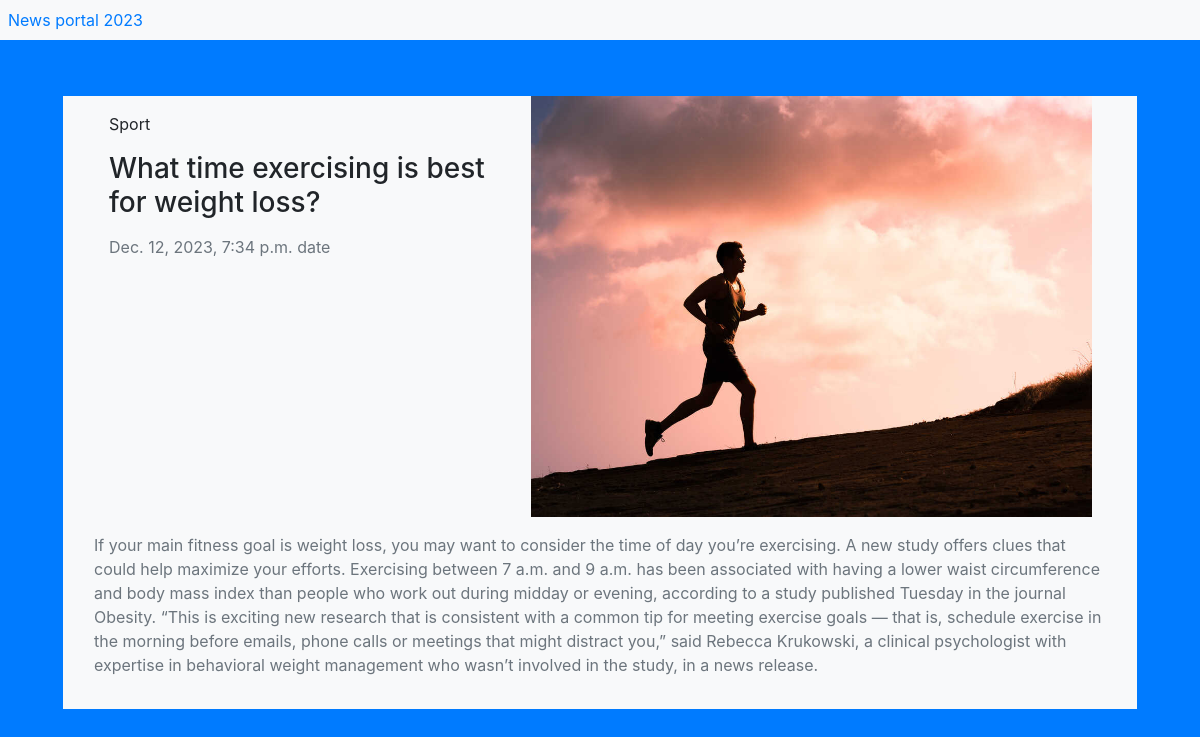
The app's page /article/2 with its own data.
### news/models.py (models this page shows, shortened)
class News(models.Model):
    title = models.CharField(max_length=50)
    description = models.TextField()
    category = models.ForeignKey(Category, on_delete=models.PROTECT)
    created_by = models.ForeignKey(get_user_model(), on_delete=models.PROTECT)
    created_at = models.DateTimeField(auto_now_add=True)
    image = models.ImageField()
    class Meta:
        verbose_name = "News"
        verbose_name_plural = "News"

class Category(models.Model):
    name = models.CharField(max_length=20)
    class Meta:
        verbose_name = "Category"
        verbose_name_plural = "Categories"

### news/views.py (the view)
# urls.py: path('article/<int:pk>', ArticleDetailView.as_view(), name='article-detail'),
class ArticleDetailView(TemplateView):
    template_name = "article_details.html"
    def get_context_data(self, **kwargs):
        context = super().get_context_data(**kwargs)
        context['article'] = News.objects.get(pk=kwargs.get("pk"))
        return context

### templates/article_details.html (shortened to what this page needs)
{% extends "layout.html" %}
{% block content %}
    <div class="col-12 bg-light my-5">
        <div class="col-12 d-flex">
            <div class="col-5 p-3">
                <p>{{ article.category.name }}</p>
                <h3>{{ article.title }}</h3>
                <p class="text-secondary">{{ article.created_at }} date</p>
            </div>
            <div class="col-7 p3">
            <img width="100%" src="{{ article.image.url }}">
            </div>
        </div>
        <div class="col-12 p-3">
            <p class="text-secondary">
                {{ article.description }}
            </p>
        </div>
    </div>
{% endblock %}

### records on screen
News: category.name "Sport", title "What time exercising is best for weight loss?", created_at "Dec. 12, 2023, 7:34 p.m.", image (picture), description "If your main fitness goal is weight loss, you may want to consider the time of day you’re exercising. A new study offers clues that could help maximize your efforts. Exercising between 7 a.m. and 9 a.m. has been associated with having a lower waist circumference and body mass index than people who work out during midday or evening, according to a study published Tuesday in the journal Obesity. “This is exciting new research that is consistent with a common tip for meeting exercise goals — that is, schedule exercise in the morning before emails, phone calls or meetings that might distract you,” said Rebecca Krukowski, a clinical psychologist with expertise in behavioral weight management who…"
